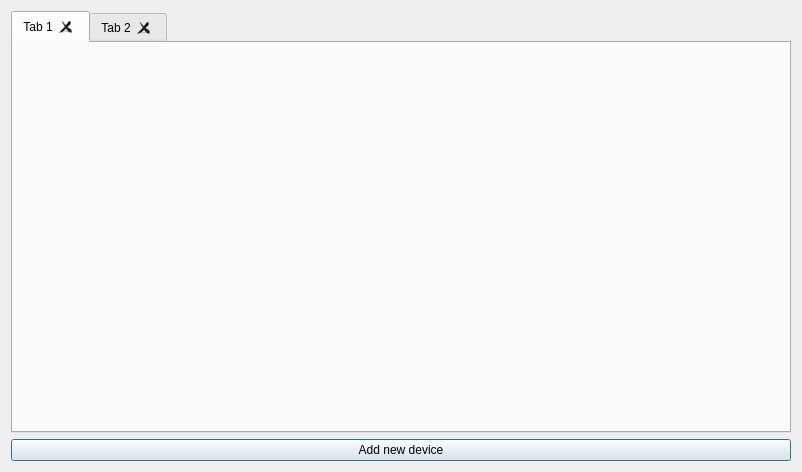
<?xml version="1.0" encoding="UTF-8"?>
<ui version="4.0">
 <class>Dialog</class>
 <widget class="QDialog" name="Dialog">
  <property name="geometry">
   <rect>
    <x>0</x>
    <y>0</y>
    <width>802</width>
    <height>472</height>
   </rect>
  </property>
  <property name="windowTitle">
   <string>Dialog</string>
  </property>
  <layout class="QHBoxLayout" name="horizontalLayout">
   <item>
    <layout class="QVBoxLayout" name="verticalLayout">
     <item>
      <widget class="QTabWidget" name="tabWidget">
       <property name="acceptDrops">
        <bool>false</bool>
       </property>
       <property name="autoFillBackground">
        <bool>false</bool>
       </property>
       <property name="currentIndex">
        <number>0</number>
       </property>
       <property name="documentMode">
        <bool>false</bool>
       </property>
       <property name="tabsClosable">
        <bool>true</bool>
       </property>
       <property name="movable">
        <bool>true</bool>
       </property>
       <property name="tabBarAutoHide">
        <bool>false</bool>
       </property>
       <widget class="QWidget" name="tab">
        <attribute name="title">
         <string>Tab 1</string>
        </attribute>
       </widget>
       <widget class="QWidget" name="tab_2">
        <attribute name="title">
         <string>Tab 2</string>
        </attribute>
       </widget>
      </widget>
     </item>
     <item>
      <widget class="QPushButton" name="pushButton">
       <property name="text">
        <string>Add new device</string>
       </property>
      </widget>
     </item>
    </layout>
   </item>
  </layout>
 </widget>
 <resources/>
 <connections/>
</ui>
